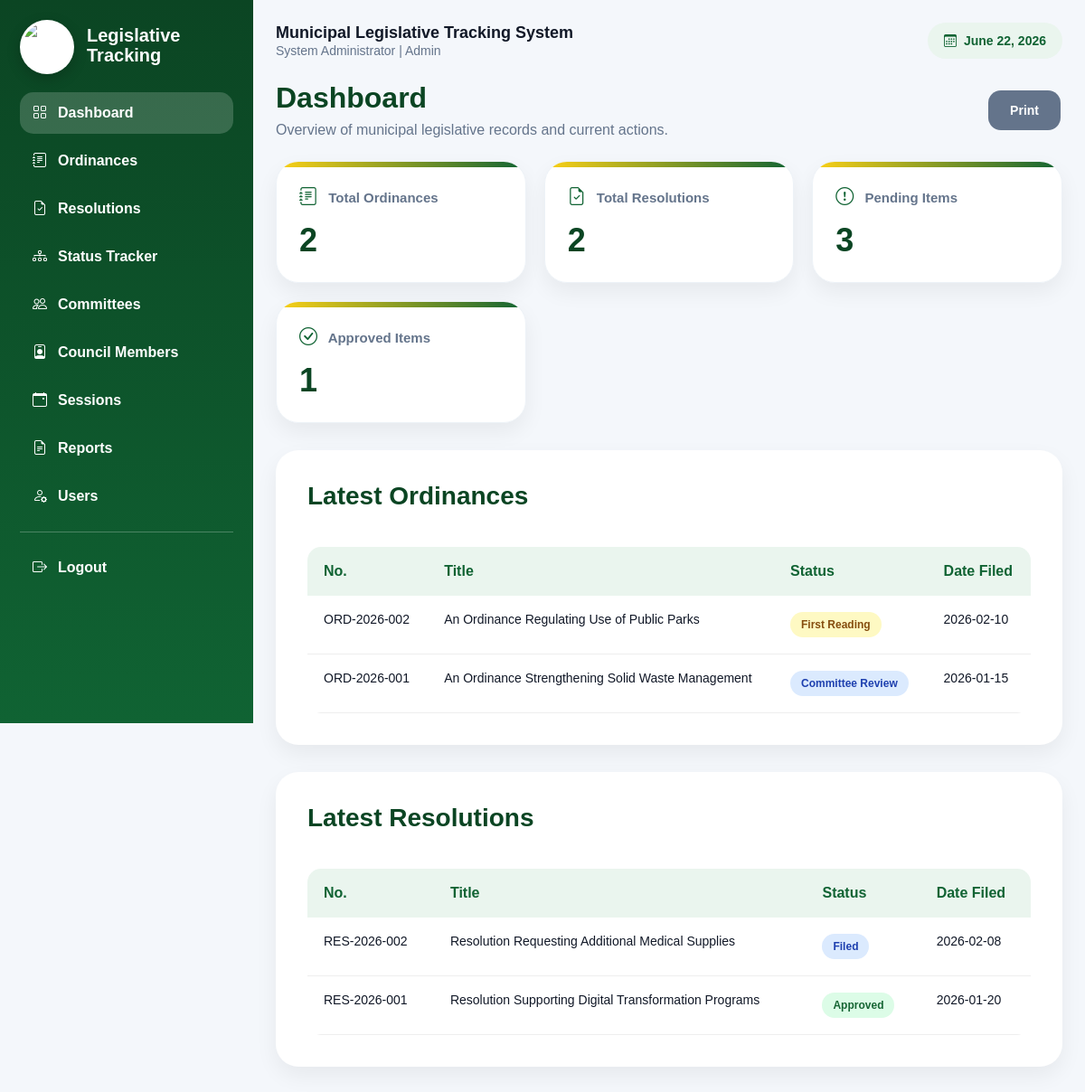
/dashboard.php (signed in), run on the app's committed database.
### tables this page shows
CREATE TABLE ordinances (
    id INT AUTO_INCREMENT PRIMARY KEY,
    ordinance_no VARCHAR(50) NOT NULL,
    title VARCHAR(255) NOT NULL,
    author VARCHAR(150),
    committee VARCHAR(150),
    date_filed DATE,
    status VARCHAR(100) DEFAULT 'Draft',
    file_path VARCHAR(255),
    remarks TEXT,
    created_at TIMESTAMP DEFAULT CURRENT_TIMESTAMP
);

CREATE TABLE resolutions (
    id INT AUTO_INCREMENT PRIMARY KEY,
    resolution_no VARCHAR(50) NOT NULL,
    title VARCHAR(255) NOT NULL,
    author VARCHAR(150),
    committee VARCHAR(150),
    date_filed DATE,
    status VARCHAR(100) DEFAULT 'Draft',
    file_path VARCHAR(255),
    remarks TEXT,
    created_at TIMESTAMP DEFAULT CURRENT_TIMESTAMP
);

### config.php (called while the page is built, shortened)
<?php
function e($value) {
    return htmlspecialchars($value ?? '', ENT_QUOTES, 'UTF-8');
}
?>

### dashboard.php (the view)
<?php include "includes/header.php";
$ord = mysqli_fetch_assoc(mysqli_query($conn,"SELECT COUNT(*) total FROM ordinances"))['total'];
$res = mysqli_fetch_assoc(mysqli_query($conn,"SELECT COUNT(*) total FROM resolutions"))['total'];
$pending = mysqli_fetch_assoc(mysqli_query($conn,"SELECT COUNT(*) total FROM ordinances WHERE status NOT IN('Approved','Implemented','Rejected')"))['total']
        + mysqli_fetch_assoc(mysqli_query($conn,"SELECT COUNT(*) total FROM resolutions WHERE status NOT IN('Approved','Implemented','Rejected')"))['total'];
$approved = mysqli_fetch_assoc(mysqli_query($conn,"SELECT COUNT(*) total FROM ordinances WHERE status='Approved'"))['total']
        + mysqli_fetch_assoc(mysqli_query($conn,"SELECT COUNT(*) total FROM resolutions WHERE status='Approved'"))['total'];
$latestOrd = mysqli_query($conn,"SELECT * FROM ordinances ORDER BY id DESC LIMIT 5");
$latestRes = mysqli_query($conn,"SELECT * FROM resolutions ORDER BY id DESC LIMIT 5");
?>
<div class="topbar">
    <div>
        <h1>Dashboard</h1>
        <p class="subtitle">Overview of municipal legislative records and current actions.</p>
    </div>
    <button class="btn gray" onclick="window.print()">Print</button>
</div>
<div class="cards">
    <div class="card"><h3><i class="bi bi-journal-text"></i> Total Ordinances</h3><p><?= $ord ?></p></div>
    <div class="card"><h3><i class="bi bi-file-earmark-check"></i> Total Resolutions</h3><p><?= $res ?></p></div>
    <div class="card"><h3><i class="bi bi-exclamation-circle"></i> Pending Items</h3><p><?= $pending ?></p></div>
    <div class="card"><h3><i class="bi bi-check-circle"></i> Approved Items</h3><p><?= $approved ?></p></div>
</div>
<div class="panel">
    <h2>Latest Ordinances</h2>
    <div class="table-wrap">
        <table><tr><th>No.</th><th>Title</th><th>Status</th><th>Date Filed</th></tr>
        <?php while($r=mysqli_fetch_assoc($latestOrd)): ?>
        <tr><td><?= e($r['ordinance_no']) ?></td><td><?= e($r['title']) ?></td><td><span class="badge <?= strtolower(str_replace(' ','',$r['status'])) ?>"><?= e($r['status']) ?></span></td><td><?= e($r['date_filed']) ?></td></tr>
        <?php endwhile; ?></table>
    </div>
</div>
<div class="panel">
    <h2>Latest Resolutions</h2>
    <div class="table-wrap">
        <table><tr><th>No.</th><th>Title</th><th>Status</th><th>Date Filed</th></tr>
        <?php while($r=mysqli_fetch_assoc($latestRes)): ?>
        <tr><td><?= e($r['resolution_no']) ?></td><td><?= e($r['title']) ?></td><td><span class="badge <?= strtolower(str_replace(' ','',$r['status'])) ?>"><?= e($r['status']) ?></span></td><td><?= e($r['date_filed']) ?></td></tr>
        <?php endwhile; ?></table>
    </div>
</div>
<?php include "includes/footer.php"; ?>

### assets/css/style.css (style rules this page uses)
:root { --primary:#106333; --primary2:#FCD116; --bg:#f4f7fb; --card:#ffffff; --line:#e5e7eb; --text:#111827; --muted:#64748b; --danger:#dc2626; --success:#16a34a; --blue:#2563eb; --gray:#64748b; }
* { box-sizing:border-box;margin:0;padding:0;font-family:Arial,Helvetica,sans-serif }
body { background:var(--bg);color:var(--text) }
.topbar { display:flex;justify-content:space-between;align-items:center;gap:20px;margin-bottom:20px }
.topbar h1,h1 { font-size:32px;font-weight:800;color:#0b4523;margin-bottom:8px }
.subtitle { color:var(--muted);margin-bottom:0 }
.cards { display:grid;grid-template-columns:repeat(auto-fit,minmax(220px,1fr));gap:20px;margin-top:25px;margin-bottom:25px }
.card { background:white;padding:25px;border-radius:25px;position:relative;overflow:hidden;transition:.4s;box-shadow:0 10px 25px rgba(0,0,0,.06);border:1px solid #edf2f7 }
.card::before { content:"";position:absolute;top:0;left:0;height:6px;width:100%;background:linear-gradient(90deg,var(--primary2),var(--primary)) }
.card h3 { font-size:15px;font-weight:600;color:var(--muted);margin-bottom:15px;line-height:1.3 }
.card h3 i { font-size:20px;color:var(--primary);margin-right:8px }
.card h1,.card p { font-size:36px;font-weight:800;color:#0b4523;margin-top:0 }
.panel { background:white;border-radius:25px;padding:35px;margin-top:30px;margin-bottom:18px;box-shadow:0 10px 25px rgba(0,0,0,.06) }
.panel h2 { font-size:28px;font-weight:800;color:#0b4523;margin-bottom:20px }
.table-wrap,.table-responsive { overflow:auto }
table { width:100%;border-collapse:collapse;overflow:hidden;border-radius:15px;margin-top:20px }
th { background:#eaf5ee;padding:18px;font-size:16px;color:var(--primary);text-align:left }
td { padding:18px;font-size:14px;border-bottom:1px solid #eee;vertical-align:top }
.btn { display:inline-block;padding:14px 24px;border:none;cursor:pointer;border-radius:14px;font-weight:600;transition:.3s;background:var(--primary);color:white;margin:2px;font-size:14px }
.btn.gray { background:var(--gray) }
.badge { display:inline-block;padding:7px 12px;border-radius:999px;background:#eaf5ee;color:var(--primary);font-size:12px;font-weight:800 }
.badge.approved,.badge.implemented { background:#dcfce7;color:#166534 }
.badge.review,.badge.committeereview,.badge.filed { background:#dbeafe;color:#1e40af }
.badge.publichearing,.badge.firstreading,.badge.secondreading,.badge.thirdreading { background:#fef9c3;color:#854d0e }

### data on the page
ordinances: ordinance_no "ORD-2026-002", title "An Ordinance Regulating Use of Public Parks", status "First Reading", date_filed "2026-02-10"
ordinances: ordinance_no "ORD-2026-001", title "An Ordinance Strengthening Solid Waste Management", status "Committee Review", date_filed "2026-01-15"
resolutions: resolution_no "RES-2026-002", title "Resolution Requesting Additional Medical Supplies", status "Filed", date_filed "2026-02-08"
resolutions: resolution_no "RES-2026-001", title "Resolution Supporting Digital Transformation Programs", status "Approved", date_filed "2026-01-20"

### other printed values
$_SESSION['fullname'] "System Administrator"
$_SESSION['role'] "Admin"
$ord "2"
$res "2"
$pending "3"
$approved "1"
